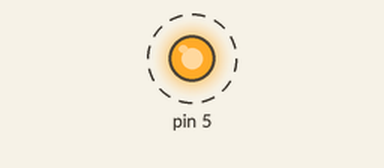
A program run on a simulated Raspberry Pi (header pin numbers). Shown: output pins drawn as LEDs (lit = HIGH). Dashed ring = blinking. What the program prints to the terminal is not drawn.

Above: at 0.2 s.
Timing chart, 0 to 3.0 s (numbered marks = the images above):
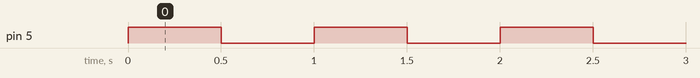

Measured:
- by itself, pin 5: alternates HIGH for 0.50 s and LOW for 0.50 s

The program:

toggle_gpio.py
```python
import time

try:
    import RPi.GPIO as GPIO
except RuntimeError:
    print("Error importing RPi.GPIO!  This is probably because you need superuser privileges.  You can achieve this by using 'sudo' to run your script")

try:
    GPIO.setmode(GPIO.BOARD)
    GPIO.setup(5, GPIO.OUT)

    while True:
        print("ON")
        GPIO.output(5, GPIO.HIGH)
        time.sleep(0.5)
        print("OFF")
        GPIO.output(5, GPIO.LOW)
        time.sleep(0.5)
except KeyboardInterrupt:
    print("Exiting..")
finally:
    GPIO.cleanup()
    print("Cleanup Done")
```
